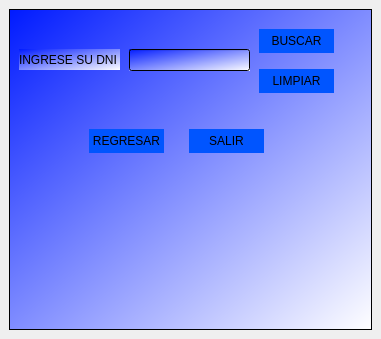
<?xml version="1.0" encoding="UTF-8"?>
<ui version="4.0">
 <class>MainWindow</class>
 <widget class="QMainWindow" name="MainWindow">
  <property name="geometry">
   <rect>
    <x>0</x>
    <y>0</y>
    <width>381</width>
    <height>339</height>
   </rect>
  </property>
  <property name="windowTitle">
   <string>MainWindow</string>
  </property>
  <widget class="QWidget" name="centralwidget">
   <layout class="QVBoxLayout" name="verticalLayout">
    <item>
     <widget class="QFrame" name="frame">
      <property name="styleSheet">
       <string notr="true">background-color: qlineargradient(spread:pad, x1:0, y1:0, x2:1, y2:1, stop:0 rgba(0, 26, 255, 255), stop:1 rgba(255, 255, 255, 255));</string>
      </property>
      <property name="frameShape">
       <enum>QFrame::StyledPanel</enum>
      </property>
      <property name="frameShadow">
       <enum>QFrame::Raised</enum>
      </property>
      <widget class="QLabel" name="label">
       <property name="geometry">
        <rect>
         <x>10</x>
         <y>40</y>
         <width>101</width>
         <height>21</height>
        </rect>
       </property>
       <property name="styleSheet">
        <string notr="true">font: 700 9pt &quot;Segoe UI&quot;;</string>
       </property>
       <property name="text">
        <string>INGRESE SU DNI</string>
       </property>
      </widget>
      <widget class="QLineEdit" name="lineEdit">
       <property name="geometry">
        <rect>
         <x>120</x>
         <y>40</y>
         <width>121</width>
         <height>22</height>
        </rect>
       </property>
       <property name="text">
        <string/>
       </property>
       <property name="placeholderText">
        <string/>
       </property>
      </widget>
      <widget class="QPushButton" name="bt_buscar">
       <property name="geometry">
        <rect>
         <x>250</x>
         <y>20</y>
         <width>75</width>
         <height>24</height>
        </rect>
       </property>
       <property name="styleSheet">
        <string notr="true">QPushButton{
background-color: rgb(0, 85, 255);
border-top-left-radius: 20px;
border-bottom-left-radius: 20px;
color: rgb(0, 0, 0);
font: 77.10px &quot;Arial Black&quot;;
}

QPushButton:hover {
background-color: rgb(0, 0, 0);
border-top-left-radius: 20px;
border-bottom-left-radius: 20px;
color: rgb(255, 255, 255);
font: 77.10px &quot;Arial Black&quot;;
}
</string>
       </property>
       <property name="text">
        <string>BUSCAR</string>
       </property>
      </widget>
      <widget class="QPushButton" name="bt_salir">
       <property name="geometry">
        <rect>
         <x>250</x>
         <y>60</y>
         <width>75</width>
         <height>24</height>
        </rect>
       </property>
       <property name="styleSheet">
        <string notr="true">QPushButton{
background-color: rgb(0, 85, 255);
border-top-left-radius: 20px;
border-bottom-left-radius: 20px;
color: rgb(0, 0, 0);
font: 77.10px &quot;Arial Black&quot;;
}

QPushButton:hover {
background-color: rgb(0, 0, 0);
border-top-left-radius: 20px;
border-bottom-left-radius: 20px;
color: rgb(255, 255, 255);
font: 77.10px &quot;Arial Black&quot;;
}
</string>
       </property>
       <property name="text">
        <string>LIMPIAR</string>
       </property>
      </widget>
      <widget class="QPushButton" name="pushButton">
       <property name="geometry">
        <rect>
         <x>80</x>
         <y>120</y>
         <width>75</width>
         <height>24</height>
        </rect>
       </property>
       <property name="styleSheet">
        <string notr="true">QPushButton{
background-color: rgb(0, 85, 255);
border-top-left-radius: 20px;
border-bottom-left-radius: 20px;
color: rgb(0, 0, 0);
font: 77.10px &quot;Arial Black&quot;;
}

QPushButton:hover {
background-color: rgb(0, 0, 0);
border-top-left-radius: 20px;
border-bottom-left-radius: 20px;
color: rgb(255, 255, 255);
font: 77.10px &quot;Arial Black&quot;;
}
</string>
       </property>
       <property name="text">
        <string>REGRESAR</string>
       </property>
      </widget>
      <widget class="QPushButton" name="pushButton_2">
       <property name="geometry">
        <rect>
         <x>180</x>
         <y>120</y>
         <width>75</width>
         <height>24</height>
        </rect>
       </property>
       <property name="styleSheet">
        <string notr="true">QPushButton{
background-color: rgb(0, 85, 255);
border-top-left-radius: 20px;
border-bottom-left-radius: 20px;
color: rgb(0, 0, 0);
font: 77.10px &quot;Arial Black&quot;;
}

QPushButton:hover {
background-color: rgb(0, 0, 0);
border-top-left-radius: 20px;
border-bottom-left-radius: 20px;
color: rgb(255, 255, 255);
font: 77.10px &quot;Arial Black&quot;;
}
</string>
       </property>
       <property name="text">
        <string>SALIR</string>
       </property>
      </widget>
     </widget>
    </item>
   </layout>
  </widget>
 </widget>
 <resources/>
 <connections/>
</ui>
